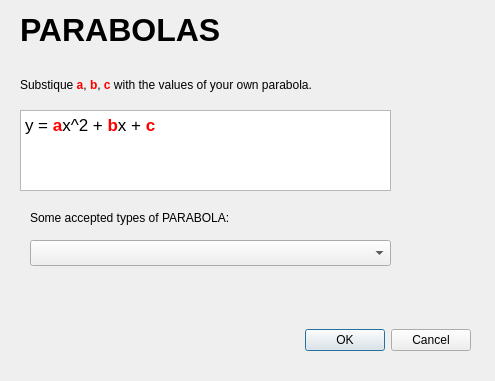
<?xml version="1.0" encoding="UTF-8"?>
<ui version="4.0">
 <class>parabola_d</class>
 <widget class="QDialog" name="parabola_d">
  <property name="geometry">
   <rect>
    <x>0</x>
    <y>0</y>
    <width>495</width>
    <height>381</height>
   </rect>
  </property>
  <property name="windowTitle">
   <string>Dialog</string>
  </property>
  <widget class="QDialogButtonBox" name="buttonBox">
   <property name="geometry">
    <rect>
     <x>250</x>
     <y>320</y>
     <width>221</width>
     <height>41</height>
    </rect>
   </property>
   <property name="orientation">
    <enum>Qt::Horizontal</enum>
   </property>
   <property name="standardButtons">
    <set>QDialogButtonBox::Cancel|QDialogButtonBox::Ok</set>
   </property>
  </widget>
  <widget class="QLabel" name="label">
   <property name="geometry">
    <rect>
     <x>20</x>
     <y>10</y>
     <width>281</width>
     <height>41</height>
    </rect>
   </property>
   <property name="text">
    <string>&lt;html&gt;&lt;head/&gt;&lt;body&gt;&lt;p&gt;&lt;span style=&quot; font-size:24pt; font-weight:600;&quot;&gt;PARABOLAS&lt;/span&gt;&lt;/p&gt;&lt;/body&gt;&lt;/html&gt;</string>
   </property>
  </widget>
  <widget class="QTextEdit" name="textEdit">
   <property name="geometry">
    <rect>
     <x>20</x>
     <y>110</y>
     <width>371</width>
     <height>81</height>
    </rect>
   </property>
   <property name="html">
    <string>&lt;!DOCTYPE HTML PUBLIC &quot;-//W3C//DTD HTML 4.0//EN&quot; &quot;http://www.w3.org/TR/REC-html40/strict.dtd&quot;&gt;
&lt;html&gt;&lt;head&gt;&lt;meta name=&quot;qrichtext&quot; content=&quot;1&quot; /&gt;&lt;style type=&quot;text/css&quot;&gt;
p, li { white-space: pre-wrap; }
&lt;/style&gt;&lt;/head&gt;&lt;body style=&quot; font-family:'.Lucida Grande UI'; font-size:13pt; font-weight:400; font-style:normal;&quot;&gt;
&lt;p style=&quot; margin-top:0px; margin-bottom:0px; margin-left:0px; margin-right:0px; -qt-block-indent:0; text-indent:0px;&quot;&gt;y = &lt;span style=&quot; font-weight:600; color:#ff0000;&quot;&gt;a&lt;/span&gt;x^2 + &lt;span style=&quot; font-weight:600; color:#ff0000;&quot;&gt;b&lt;/span&gt;x + &lt;span style=&quot; font-weight:600; color:#ff0000;&quot;&gt;c&lt;/span&gt;&lt;/p&gt;&lt;/body&gt;&lt;/html&gt;</string>
   </property>
  </widget>
  <widget class="QLabel" name="label_3">
   <property name="geometry">
    <rect>
     <x>20</x>
     <y>60</y>
     <width>351</width>
     <height>51</height>
    </rect>
   </property>
   <property name="text">
    <string>&lt;html&gt;&lt;head/&gt;&lt;body&gt;&lt;p&gt;Substique &lt;span style=&quot; font-weight:600; color:#ff0000;&quot;&gt;a&lt;/span&gt;, &lt;span style=&quot; font-weight:600; color:#ff0000;&quot;&gt;b&lt;/span&gt;, &lt;span style=&quot; font-weight:600; color:#ff0000;&quot;&gt;c&lt;/span&gt; with the values of your own parabola.&lt;/p&gt;&lt;/body&gt;&lt;/html&gt;</string>
   </property>
  </widget>
  <widget class="QLabel" name="label_2">
   <property name="geometry">
    <rect>
     <x>30</x>
     <y>210</y>
     <width>261</width>
     <height>16</height>
    </rect>
   </property>
   <property name="text">
    <string>Some accepted types of PARABOLA:</string>
   </property>
  </widget>
  <widget class="QComboBox" name="comboBox">
   <property name="geometry">
    <rect>
     <x>30</x>
     <y>240</y>
     <width>361</width>
     <height>26</height>
    </rect>
   </property>
  </widget>
 </widget>
 <resources/>
 <connections>
  <connection>
   <sender>buttonBox</sender>
   <signal>accepted()</signal>
   <receiver>parabola_d</receiver>
   <slot>accept()</slot>
   <hints>
    <hint type="sourcelabel">
     <x>248</x>
     <y>254</y>
    </hint>
    <hint type="destinationlabel">
     <x>157</x>
     <y>274</y>
    </hint>
   </hints>
  </connection>
  <connection>
   <sender>buttonBox</sender>
   <signal>rejected()</signal>
   <receiver>parabola_d</receiver>
   <slot>reject()</slot>
   <hints>
    <hint type="sourcelabel">
     <x>316</x>
     <y>260</y>
    </hint>
    <hint type="destinationlabel">
     <x>286</x>
     <y>274</y>
    </hint>
   </hints>
  </connection>
 </connections>
</ui>
